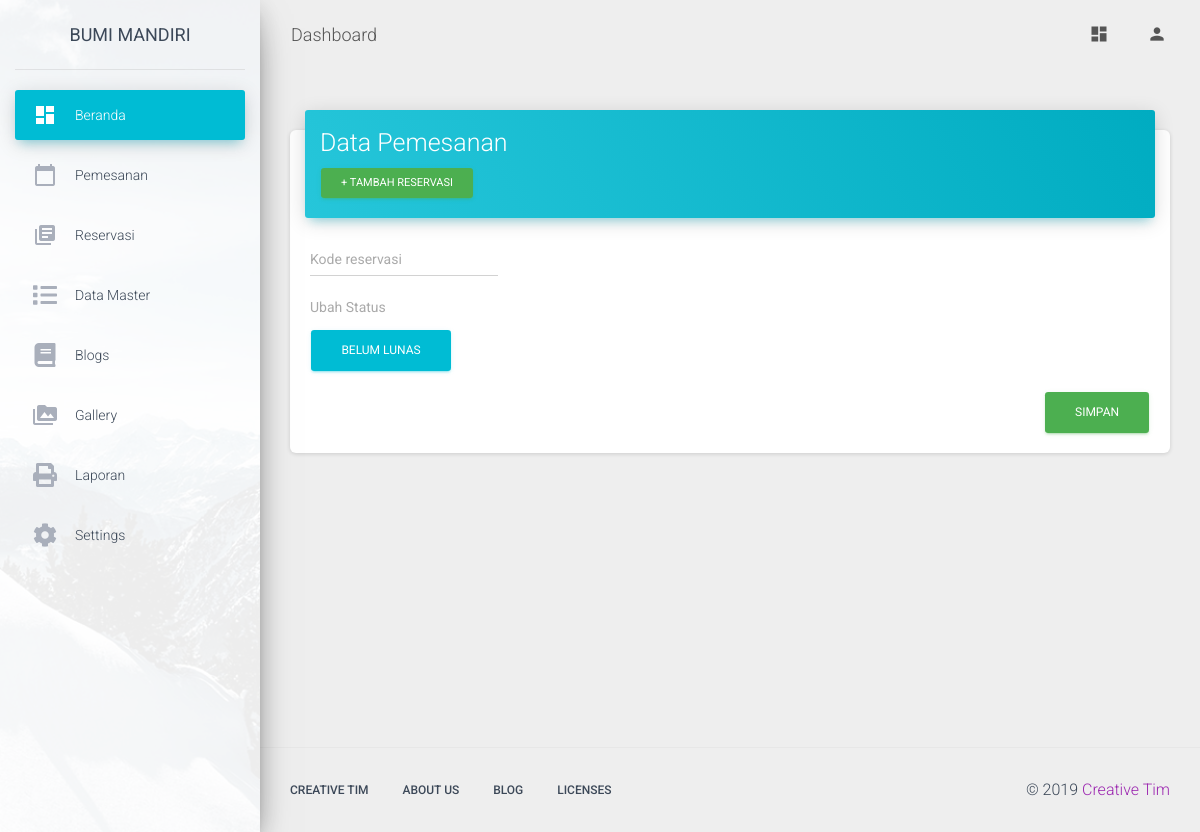
The app's page /Admin/opsi_pemesanan/RS07070002, older data.
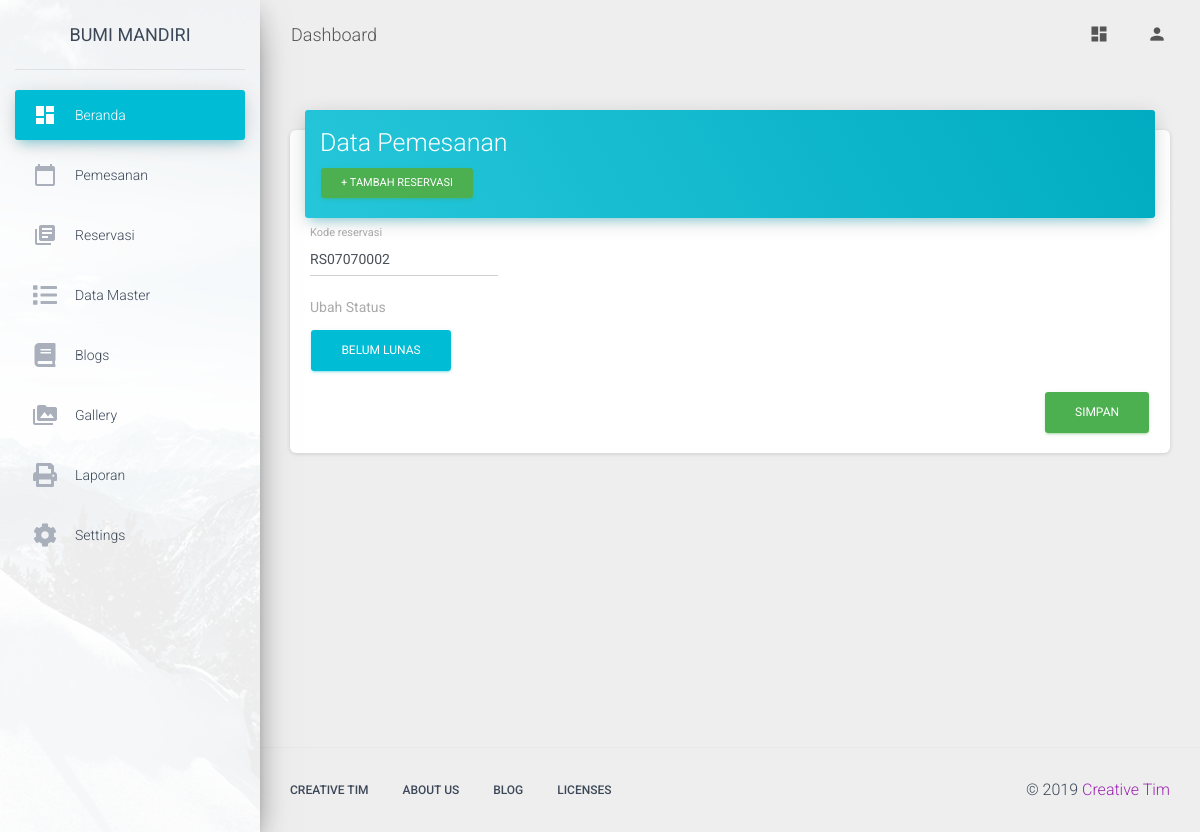
The same page, newer data.
### tables this page shows
CREATE TABLE IF NOT EXISTS `reservasi` (
  `id` int(11) NOT NULL AUTO_INCREMENT,
  `kode_reservasi` char(20) NOT NULL,
  `tgl_masuk` date NOT NULL,
  `tgl_keluar` date NOT NULL,
  `paket_program_id` int(11) NOT NULL,
  `pembayaran` varchar(8) NOT NULL,
  `id_pelanggan` int(11) NOT NULL,
  `bukti` varchar(100) NOT NULL,
  PRIMARY KEY (`id`),
  KEY `kode_reservasi` (`kode_reservasi`)
);

### application/controllers/Admin.php (called while the page is built, shortened)
<?php
class Admin extends CI_Controller {
	function __construct(){
		$this->load->helper('url');
		$this->load->model('Admin_model');
		$this->load->model('Paket_model');
		$this->load->model('Reservasi_model');
		$this->load->model('Pemesanan');
	}
	public function opsi_pemesanan($id=""){
		$data=array(
            'res'=>$this->Pemesanan->get_pemesanan_byid($id)
        );
		$this->load->view('admin/template/head');
		$this->load->view('admin/template/sidebar');
        $this->load->view('admin/opsi_pemesanan', $data);
		$this->load->view('admin/template/foot');
	}
}

### index.php (called while the page is built, shortened)
<?php
require_once BASEPATH.'core/CodeIgniter.php';

### application/models/Pemesanan.php (called while the page is built, shortened)
<?php
class Pemesanan extends CI_Model {
	function get_pemesanan_byid($id){
		$result=$this->db->query("SELECT * from reservasi WHERE kode_reservasi='$id'");
        return $result;
	}
}

### application/views/admin/opsi_pemesanan.php (the view, shortened to what this page needs)
<!DOCTYPE html>
<html lang="en">
    <div class="main-panel">
     <nav class="navbar navbar-expand-lg navbar-transparent navbar-absolute fixed-top ">
        <div class="container-fluid">
          <div class="navbar-wrapper">
            <a class="navbar-brand" href="#pablo">Dashboard</a>
          </div>
          <div class="collapse navbar-collapse justify-content-end">
            <ul class="navbar-nav">
              <li class="nav-item">
                <a class="nav-link" href="#pablo">
                  <i class="material-icons">dashboard</i>
                </a>
              </li>
              <li class="nav-item dropdown">
                <a class="nav-link" href="#pablo" id="navbarDropdownProfile" data-toggle="dropdown" aria-haspopup="true" aria-expanded="false">
                  <i class="material-icons">person</i>
                </a>
              </li>
            </ul>
          </div>
        </div>
      </nav>
      <div class="content">
        <div class="container-fluid">
<?php
  $res=$res->row_array();
 ?>
          <div class="">
              <div class="card">
                <div class="card-header card-header-info">
                  <h3 class="card-title">Data Pemesanan</h3>
                  <button type="button" class="btn btn-success btn-sm">+ Tambah Reservasi</button>
                </div>
                <div class="card-body table-responsive">
                  <form action="<?php echo base_url();?>admin/ubah_status" method="post">
                    <div class="row">
                      <div class="col-md-3">
                        <div class="form-group">
                          <label class="bmd-label-floating">Kode reservasi</label>
                          <input type="text" class="form-control" name="kodereservasi"  value="<?php echo $res['kode_reservasi'] ?>">
                        </div>
                      </div>
                    </div>
                    <div class="row">
                      <div class="col-md-6">
                        <div class="form-group">
                          <label>Ubah Status</label>
                          <div class="input-group">
                            <select name="status" class="btn btn-info dropdown-toggle">
                              <option <?php if($res['pembayaran']=='0'){echo "selected"; } ?> value='0'>Belum Lunas</option>
                            </select>
                          </div>
                        </div>
                      </div>
                    </div>
                    <button type="submit" class="btn btn-success pull-right">Simpan</button>
                    <div class="clearfix"></div>
                  </form>
                </div>
              </div>
            </div>
        </div>
      </div>
      <footer class="footer">
        <div class="container-fluid">
          <nav class="float-left">
            <ul>
              <li>
                <a href="https://www.creative-tim.com">
                  Creative Tim
                </a>
              </li>
              <li>
                <a href="https://creative-tim.com/presentation">
                  About Us
                </a>
              </li>
              <li>
                <a href="http://blog.creative-tim.com">
                  Blog
                </a>
              </li>
              <li>
                <a href="https://www.creative-tim.com/license">
                  Licenses
                </a>
              </li>
            </ul>
          </nav>
          <div class="copyright float-right">
            &copy;
            <a href="https://www.creative-tim.com" target="_blank">Creative Tim</a>
          </div>
        </div>
      </footer>
    </div>
  </div>

Row changes from the older to the newer data that the page shows:
now on this page (row edited): reservasi: kodereservasi "RS07070002"
